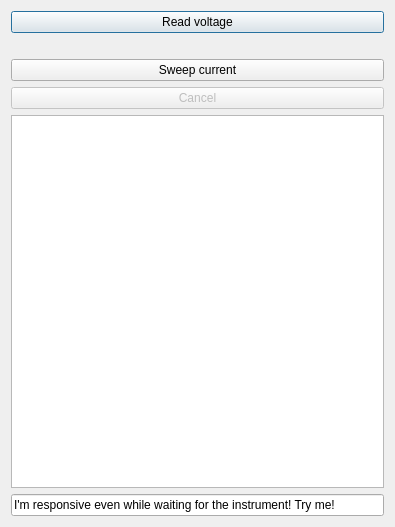
<?xml version="1.0" encoding="UTF-8"?>
<ui version="4.0">
 <class>Dialog</class>
 <widget class="QDialog" name="Dialog">
  <property name="geometry">
   <rect>
    <x>0</x>
    <y>0</y>
    <width>395</width>
    <height>527</height>
   </rect>
  </property>
  <property name="windowTitle">
   <string>Dialog</string>
  </property>
  <layout class="QVBoxLayout" name="verticalLayout">
   <item>
    <widget class="QPushButton" name="readVoltage">
     <property name="text">
      <string>Read voltage</string>
     </property>
    </widget>
   </item>
   <item>
    <widget class="QLabel" name="voltage">
     <property name="text">
      <string/>
     </property>
    </widget>
   </item>
   <item>
    <widget class="QPushButton" name="sweep">
     <property name="text">
      <string>Sweep current</string>
     </property>
    </widget>
   </item>
   <item>
    <widget class="QPushButton" name="cancel">
     <property name="enabled">
      <bool>false</bool>
     </property>
     <property name="text">
      <string>Cancel</string>
     </property>
    </widget>
   </item>
   <item>
    <widget class="QTableWidget" name="results">
     <property name="rowCount">
      <number>0</number>
     </property>
     <property name="columnCount">
      <number>2</number>
     </property>
     <attribute name="horizontalHeaderVisible">
      <bool>false</bool>
     </attribute>
     <attribute name="verticalHeaderVisible">
      <bool>false</bool>
     </attribute>
     <column/>
     <column/>
    </widget>
   </item>
   <item>
    <widget class="QLineEdit" name="lineEdit">
     <property name="text">
      <string>I'm responsive even while waiting for the instrument! Try me!</string>
     </property>
    </widget>
   </item>
  </layout>
 </widget>
 <resources/>
 <connections/>
</ui>
